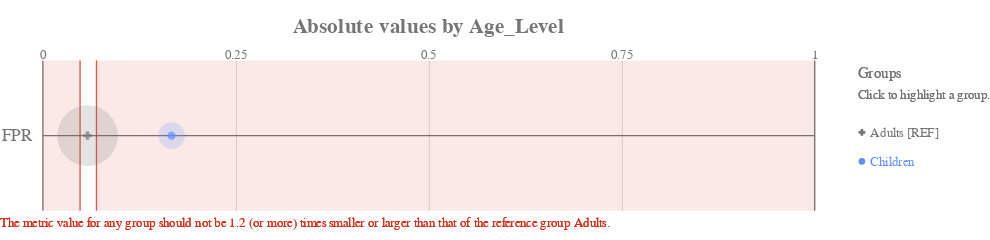

Notebook cell for this chart:
### Code cell
ap.absolute(bdf, metrics, 'Age_Level', fairness_threshold = disparity_tolerance)

### Figure 1 — Vega-Lite specification as saved in the notebook (floating-point values rounded to 4 significant figures)
{"config": {"view": {"continuousWidth": 400, "continuousHeight": 300, "strokeWidth": 0}, "axisLeft": {"labelColor": "rgb(117,117,117)", "labelFont": "Arial", "labelFontSize": 16}, "title": {"align": "center", "baseline": "middle", "color": "rgb(117,117,117)", "font": "Arial", "fontSize": 20, "fontWeight": "bold"}}, "layer": [{"data": {"name": "data-b71d65f846bc74ae5caddb3a096fb136"}, "mark": {"type": "rule", "stroke": "rgb(117,117,117)", "strokeWidth": 1.25, "tooltip": ""}, "encoding": {"x": {"type": "quantitative", "field": "start", "scale": {"domain": [0, 1], "range": [40.0, 760.0]}}, "x2": {"field": "end"}, "y": {"type": "nominal", "axis": {"domain": false, "labelAngle": 0, "labelPadding": -30, "orient": "left", "ticks": false, "title": ""}, "field": "y_position", "scale": {"domain": ["FPR"], "range": [17.5, 157.5]}}}}, {"data": {"name": "data-6cfe259518f6c7b358d8f836a73e6b7f"}, "mark": {"type": "rule", "stroke": "rgb(117,117,117)", "strokeWidth": 1.25, "tooltip": ""}, "encoding": {"x": {"type": "quantitative", "field": "x_position", "scale": {"domain": [0, 1], "range": [40.0, 760.0]}}, "y": {"value": 17.5}, "y2": {"value": 157.5}}}, {"data": {"name": "data-60ed1133fa688d151d36705a369482e0"}, "mark": {"type": "text", "align": "center", "color": "rgb(117,117,117)", "font": "Arial", "fontSize": 12, "fontWeight": "normal", "tooltip": ""}, "encoding": {"text": {"type": "nominal", "field": "value"}, "x": {"type": "quantitative", "field": "value", "scale": {"domain": [0, 1], "range": [40.0, 760.0]}}, "y": {"value": 12.25}}}, {"layer": [{"mark": {"type": "rect", "opacity": 0.8, "stroke": "rgb(217, 46, 28)", "strokeWidth": 1.25, "tooltip": ""}, "encoding": {"x": {"type": "quantitative", "field": "lower_threshold_value", "scale": {"domain": [0, 1], "range": [40.0, 760.0]}}, "x2": {"field": "lower_threshold_value"}, "y": {"type": "nominal", "axis": {"domain": false, "grid": false, "labels": false, "ticks": false, "title": " "}, "field": "metric", "scale": {"domain": ["FPR"], "range": [17.5, 157.5]}}}}, {"mark": {"type": "rect", "opacity": 0.8, "stroke": "rgb(217, 46, 28)", "strokeWidth": 1.25, "tooltip": ""}, "encoding": {"x": {"type": "quantitative", "field": "upper_threshold_value", "scale": {"domain": [0, 1], "range": [40.0, 760.0]}}, "x2": {"field": "upper_threshold_value"}, "y": {"type": "nominal", "axis": {"domain": false, "grid": false, "labels": false, "ticks": false, "title": " "}, "field": "metric", "scale": {"domain": ["FPR"], "range": [17.5, 157.5]}}}}, {"layer": [{"mark": {"type": "rect", "fill": "rgb(217, 46, 28)", "opacity": 0.1, "tooltip": ""}, "encoding": {"x": {"type": "quantitative", "field": "lower_threshold_value", "scale": {"domain": [0, 1], "range": [40.0, 760.0]}}, "x2": {"field": "lower_end"}, "y": {"type": "nominal", "axis": {"domain": false, "grid": false, "labels": false, "ticks": false, "title": " "}, "field": "metric", "scale": {"domain": ["FPR"], "range": [17.5, 157.5]}}}}, {"mark": {"type": "rect", "fill": "rgb(217, 46, 28)", "opacity": 0.1, "tooltip": ""}, "encoding": {"x": {"type": "quantitative", "field": "upper_threshold_value", "scale": {"domain": [0, 1], "range": [40.0, 760.0]}}, "x2": {"field": "upper_end"}, "y": {"type": "nominal", "axis": {"domain": false, "grid": false, "labels": false, "ticks": false, "title": " "}, "field": "metric", "scale": {"domain": ["FPR"], "range": [17.5, 157.5]}}}}]}, {"data": {"name": "data-79dd248bdaa0ea02c535240e8ad022c8"}, "mark": {"type": "text", "align": "left", "baseline": "top", "fill": "rgb(217, 46, 28)", "font": "Arial", "fontSize": 12, "fontWeight": "normal", "tooltip": ""}, "encoding": {"text": {"value": "The metric value for any group should not be 1.2 (or more) times smaller or larger than that of the reference group Adults."}, "x": {"value": 0}, "y": {"value": 163.3}}}], "data": {"name": "data-7218488ede79356ff69db9808bef4333"}}, {"layer": [{"mark": "circle"}, {"data": {"name": "data-4e6572a3c3121881bafce55271a1b9cf"}, "mark": {"type": "circle", "opacity": 0.2}, "encoding": {"color": {"condition": {"type": "nominal", "field": "attribute_value", "legend": null, "scale": {"domain": ["Adults", "Children"], "range": ["rgb(117,117,117)", "rgb(100, 143, 255)", "rgb(254, 97, 0)", "rgb(220, 38, 127)", "rgb(255, 176, 0)", "rgb(120, 94, 240)"]}, "selection": "selector005"}, "value": "rgb(224,224,224)"}, "size": {"type": "quantitative", "field": "group_size", "legend": null, "scale": {"domain": [0, 224.4], "range": [0, 3848.0]}}, "tooltip": [{"type": "nominal", "field": "attribute_value", "title": "Group"}, {"type": "nominal", "field": "tooltip_group_size", "title": "Group Size"}, {"type": "nominal", "field": "tooltip_disparity_explanation_fpr", "title": "Disparity"}, {"type": "quantitative", "field": "fpr", "format": ".2f", "title": "FPR"}], "x": {"type": "quantitative", "axis": {"domain": false, "labels": false, "ticks": false, "title": null, "values": [0.25, 0.5, 0.75]}, "field": "fpr", "scale": {"domain": [0, 1], "range": [40.0, 760.0]}}, "y": {"type": "nominal", "axis": {"domain": false, "grid": false, "labels": false, "ticks": false, "title": " "}, "field": "metric_variable", "scale": {"domain": ["FPR"], "range": [17.5, 157.5]}}}, "selection": {"selector007": {"type": "multi", "empty": "all", "fields": ["attribute_value"]}}, "transform": [{"calculate": "'FPR'", "as": "metric_variable"}]}, {"layer": [{"mark": "point"}, {"data": {"name": "data-4e6572a3c3121881bafce55271a1b9cf"}, "mark": {"type": "point", "filled": true, "size": 60}, "encoding": {"color": {"condition": {"type": "nominal", "field": "attribute_value", "legend": null, "scale": {"domain": ["Adults", "Children"], "range": ["rgb(117,117,117)", "rgb(100, 143, 255)", "rgb(254, 97, 0)", "rgb(220, 38, 127)", "rgb(255, 176, 0)", "rgb(120, 94, 240)"]}, "selection": "selector005"}, "value": "rgb(224,224,224)"}, "shape": {"type": "nominal", "field": "attribute_value", "legend": null, "scale": {"domain": ["Adults", "Children"], "range": ["cross", "circle"]}}, "tooltip": [{"type": "nominal", "field": "attribute_value", "title": "Group"}, {"type": "nominal", "field": "tooltip_group_size", "title": "Group Size"}, {"type": "nominal", "field": "tooltip_disparity_explanation_fpr", "title": "Disparity"}, {"type": "quantitative", "field": "fpr", "format": ".2f", "title": "FPR"}], "x": {"type": "quantitative", "axis": {"domain": false, "labels": false, "ticks": false, "title": null, "values": [0.25, 0.5, 0.75]}, "field": "fpr", "scale": {"domain": [0, 1], "range": [40.0, 760.0]}}, "y": {"type": "nominal", "axis": {"domain": false, "grid": false, "labels": false, "ticks": false, "title": " "}, "field": "metric_variable", "scale": {"domain": ["FPR"], "range": [17.5, 157.5]}}}, "selection": {"selector006": {"type": "multi", "empty": "all", "fields": ["attribute_value"]}}, "transform": [{"calculate": "'FPR'", "as": "metric_variable"}]}]}]}, {"layer": [{"mark": {"type": "point", "filled": true, "opacity": 1, "size": 39.48}, "encoding": {"color": {"condition": {"type": "nominal", "field": "attribute_value", "legend": null, "scale": {"domain": ["Adults", "Children"], "range": ["rgb(117,117,117)", "rgb(100, 143, 255)", "rgb(254, 97, 0)", "rgb(220, 38, 127)", "rgb(255, 176, 0)", "rgb(120, 94, 240)"]}, "selection": "selector005"}, "value": "rgb(224,224,224)"}, "shape": {"type": "nominal", "field": "attribute_value", "legend": null, "scale": {"domain": ["Adults", "Children"], "range": ["cross", "circle"]}}, "x": {"value": 804}, "y": {"type": "nominal", "axis": {"domain": false, "grid": false, "labels": false, "ticks": false, "title": " "}, "field": "attribute_value", "scale": {"domain": ["Adults", "Children"], "range": [71, 125]}}}, "selection": {"selector005": {"type": "multi", "empty": "all", "fields": ["attribute_value"]}}}, {"mark": {"type": "text", "align": "left", "baseline": "middle", "font": "Arial", "fontSize": 12, "fontWeight": "normal"}, "encoding": {"color": {"condition": {"type": "nominal", "field": "attribute_value", "legend": null, "scale": {"domain": ["Adults", "Children"], "range": ["rgb(117,117,117)", "rgb(100, 143, 255)", "rgb(254, 97, 0)", "rgb(220, 38, 127)", "rgb(255, 176, 0)", "rgb(120, 94, 240)"]}, "selection": "selector005"}, "value": "rgb(224,224,224)"}, "text": {"type": "nominal", "field": "label"}, "x": {"value": 812}, "y": {"type": "nominal", "axis": {"domain": false, "grid": false, "labels": false, "ticks": false, "title": " "}, "field": "attribute_value", "scale": {"domain": ["Adults", "Children"], "range": [71, 125]}}}, "selection": {"selector008": {"type": "multi", "empty": "all", "fields": ["attribute_value"]}}}, {"data": {"name": "data-79dd248bdaa0ea02c535240e8ad022c8"}, "mark": {"type": "text", "align": "left", "baseline": "middle", "color": "rgb(117,117,117)", "font": "Arial", "fontSize": 12, "fontWeight": "normal"}, "encoding": {"text": {"value": "Click to highlight a group."}, "x": {"value": 800}, "y": {"value": 49}}}, {"data": {"name": "data-79dd248bdaa0ea02c535240e8ad022c8"}, "mark": {"type": "text", "align": "left", "baseline": "middle", "color": "rgb(117,117,117)", "font": "Arial", "fontSize": 14, "fontWeight": "normal"}, "encoding": {"text": {"value": "Groups"}, "x": {"value": 800}, "y": {"value": 30}}}], "data": {"name": "data-5633874912c6de05621e650b4de11111"}}], "height": 175, "padding": {"top": 15, "bottom": 10}, "resolve": {"scale": {"size": "independent", "y": "independent"}}, "title": "Absolute values by Age_Level", "width": 800, "$schema": "https://vega.github.io/schema/vega-lite/v4.8.1.json", "datasets": {"data-b71d65f846bc74ae5caddb3a096fb136": [{"y_position": "FPR", "start": 0, "end": 1}], "data-6cfe259518f6c7b358d8f836a73e6b7f": [{"x_position": 0}, {"x_position": 1}], "data-60ed1133fa688d151d36705a369482e0": [{"value": 0.0}, {"value": 0.25}, {"value": 0.5}, {"value": 0.75}, {"value": 1.0}], "data-7218488ede79356ff69db9808bef4333": [{"lower_end": 0, "upper_end": 1, "lower_threshold_value": 0.04821, "upper_threshold_value": 0.06942, "metric": "FPR"}], "data-79dd248bdaa0ea02c535240e8ad022c8": [{"a": 1, "b": 0}, {"a": 1, "b": 0}], "data-4e6572a3c3121881bafce55271a1b9cf": [{"attribute_name": "Age_Level", "attribute_value": "Adults", "group_size": 187, "total_entities": 223, "fpr": 0.05785, "fpr_disparity": 1.0, "fpr_disparity_scaled": 0.0, "tooltip_group_size": "187 (83.86%)", "tooltip_disparity_explanation_fpr": "Reference group"}, {"attribute_name": "Age_Level", "attribute_value": "Children", "group_size": 36, "total_entities": 223, "fpr": 0.1667, "fpr_disparity": 2.881, "fpr_disparity_scaled": 1.881, "tooltip_group_size": "36 (16.14%)", "tooltip_disparity_explanation_fpr": "2.88 times larger FPR than the reference group"}], "data-5633874912c6de05621e650b4de11111": [{"attribute_value": "Adults", "label": "Adults [REF]"}, {"attribute_value": "Children", "label": "Children"}]}}
